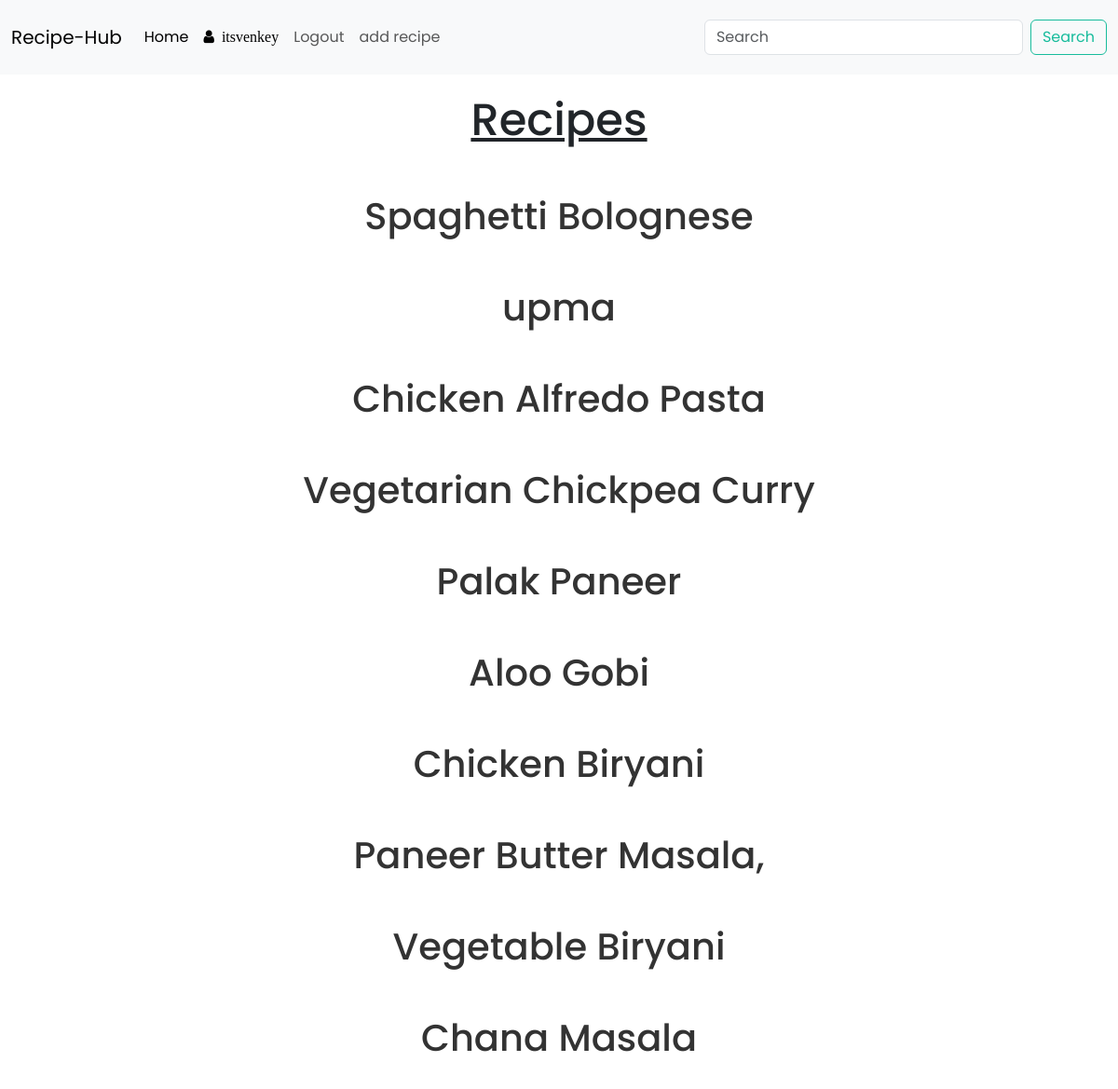
/ (signed in), run on the app's committed database.
### webapp/models.py (models this page shows, shortened)
class recipe(models.Model):
    name = models.CharField(max_length=100)
    author = models.ForeignKey(User,on_delete=models.CASCADE,)
    ingredients = models.TextField()
    steps = models.TextField()
    description = models.TextField()
    created_on = models.DateTimeField(auto_now_add = True)
    image = models.ImageField(upload_to='recipe_images/')

### webapp/views.py (the view)
# urls.py: 2. Add a URL to urlpatterns:  path('', views.home, name='home')
def home(request):
    recipes = recipe.objects.all()
    context = {'recipe':recipes}
    return render(request,'webapp/home.html',context=context)

### webapp/templates/webapp/home.html (shortened to what this page needs)
{% extends 'webapp/base.html' %}
{% block page_content %}
<head>
</head>
<body style="text-align: center">
    <h1 style=" padding: 100px; margin-bottom: 0; text-decoration: underline;">Recipes</h1>
    <div style="margin-top: -100px;">
      {% for r in recipe%}
      <div style="display: flex; flex-direction: column">
        <h2 style="margin-top: 50px; margin-bottom: 0px">
          <a href="{% url 'details' r.id %}" style="">{{r.name}}</a>
        </h2>
      </div>
    </div>
  {% endfor %}
</body>
{% endblock %}

### webapp/templates/webapp/navbar.html (shortened to what this page needs)
<nav class="navbar navbar-expand-lg bg-body-tertiary" {% if request.path == "/" %}style="height: 80px; position: fixed; top: 0; width: 100%; z-index: 1000;"{%endif%}>
    <div class="container-fluid">
      <a class="navbar-brand" href="{% url '' %}">Recipe-Hub</a>
      <div class="collapse navbar-collapse" id="navbarSupportedContent">
        <ul class="navbar-nav me-auto mb-2 mb-lg-0">
          <li class="nav-item">
            <a class="nav-link {% if request.path == '/'%} active {% endif %}" aria-current="page" href="{% url '' %}">Home</a>
          </li>
          {% if user.is_authenticated %}
          <li class="nav-item">
            <div class="nav-link active">
              <i class="fa fa-user">&nbsp; {{request.user}}</i>
            </div>
          </li>
          <li class="nav-item">
            <a class="nav-link {% if request.path == '/logout/' %} active {%endif  %}" href="{% url 'logout' %}">Logout</a>
          </li>
          <li class="nav-item">
            <a class="nav-link {% if request.path == '/add-recipe/' %} active {% endif %}" href="{% url 'add-recipe' %}">add recipe</a>
          </li>
          {% endif %}
        </ul>
        {% if request.path == '/' %}
        <form class="d-flex" role="search" action="{% url 'search_results' %}">
          <input class="form-control me-2" type="search" name = 'query' placeholder="Search" aria-label="Search">
          <button class="btn btn-outline-success" type="submit">Search</button>
        </form>
        {% endif %}
      </div>
    </div>
  </nav>

### webapp/templates/webapp/base.html (style rules this page uses)
body { font-family: "Poppins", sans-serif; }
html { scroll-behavior: smooth; padding-bottom: 50px; }

### webapp/templates/webapp/home.html (style rules this page uses)
a { color: #333; text-decoration: none; transition: color 0.3s ease, background-color 0.3s ease; }

### data on the page
recipe: name "Spaghetti Bolognese"
recipe: name "upma"
recipe: name "Chicken Alfredo Pasta"
recipe: name "Vegetarian Chickpea Curry"
recipe: name "Palak Paneer"
recipe: name "Aloo Gobi"
recipe: name "Chicken Biryani"
recipe: name "Paneer Butter Masala,"
recipe: name "Vegetable Biryani"
recipe: name "Chana Masala"

### other printed values
{{ request.user }} "itsvenkey"
